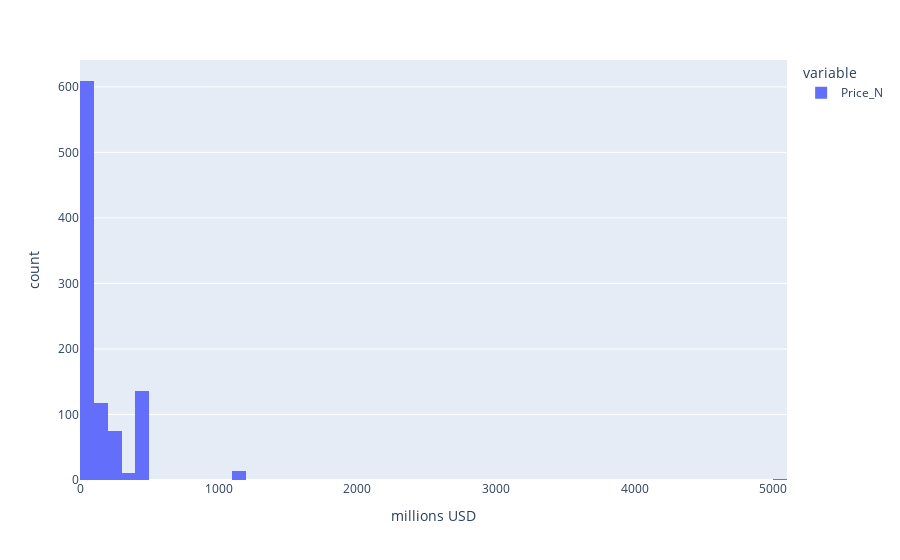

Notebook source saved alongside this figure:
### Code cell
fig = px.histogram(df_p['Price_N'], nbins=50,
        labels= {
            'value': 'millions USD'
        })
fig.show()

### Figure 1 — Plotly figure (JSON) as saved in the notebook; plotly's stock layout.template omitted (floating-point values rounded to 4 significant figures; data arrays with more than 128 entries replaced by an {"elided": "..."} marker saying what was removed)
{"data": [{"alignmentgroup": "True", "bingroup": "x", "hovertemplate": "variable=Price_N<br>millions USD=%{x}<br>count=%{y}<extra></extra>", "legendgroup": "Price_N", "marker": {"color": "#636efa", "pattern": {"shape": ""}}, "name": "Price_N", "nbinsx": 50, "offsetgroup": "Price_N", "orientation": "v", "showlegend": true, "type": "histogram", "x": {"elided": "964 float values"}, "xaxis": "x", "yaxis": "y"}], "layout": {"barmode": "relative", "legend": {"title": {"text": "variable"}, "tracegroupgap": 0}, "margin": {"t": 60}, "xaxis": {"anchor": "y", "domain": [0, 1], "title": {"text": "millions USD"}}, "yaxis": {"anchor": "x", "domain": [0, 1], "title": {"text": "count"}}}}
